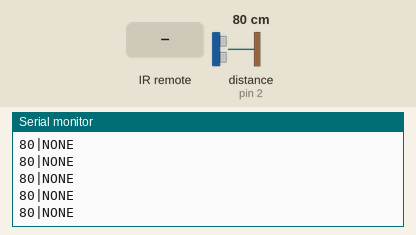
This sketch was run on a simulated Arduino Uno, built with avr-gcc and run on an emulated ATmega328P. Parts: the last lines printed to the serial monitor. Wiring (inferred from the names in the program): ultrasonic range finder: trigger pin 3; echo pin 2. Inputs (shaded band) come from the test bench; at power-on: distance to the obstacle (sensor on pin 2) 80 cm. The echo pulse lasts 58.3 µs per cm.

Above: at 1.2 s.
1.3 s: infrared code 0xFFA25D received
At 1.52 s:
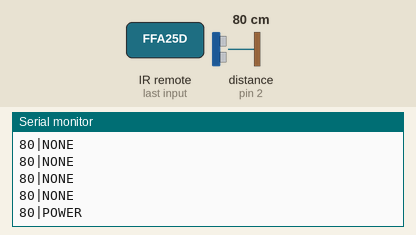
2.9 s: infrared code 0xFFE21D received
At 3.13 s:
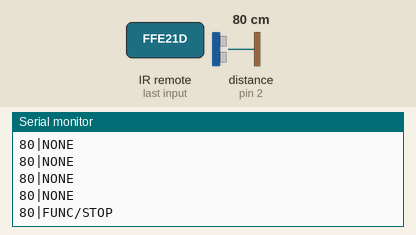
4.5 s: infrared code 0xFF629D received
7.5 s: distance to the obstacle (sensor on pin 2) set to 18 cm
At 7.61 s:
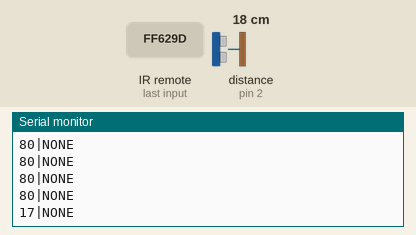
10.5 s: infrared code 0xFF22DD received
At 10.72 s:
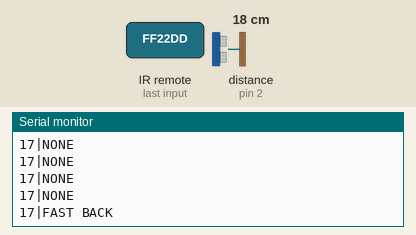
12.1 s: infrared code 0xFF02FD received
At 12.28 s:
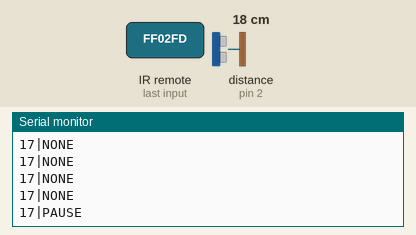

Measured:
- after the input at 1.3 s, the serial monitor: prints a new line after 0.11 s (image 1)
- after the input at 2.9 s, the serial monitor: prints a new line after 0.12 s (image 2)
- after the input at 7.5 s, the serial monitor: prints a new line after 0.11 s (image 3)
- after the input at 10.5 s, the serial monitor: prints a new line after 0.11 s (image 4)
- after the input at 12.1 s, the serial monitor: prints a new line after 0.07 s (image 5)

The sketch:

combined_distanceremote.ino
```cpp
//www.elegoo.com
//2016.12.9

#include "IRremote.h"

/*-----( Global Constants )-----*/
const int receiver = 9;      // Signal Pin of IR receiver to Arduino Digital Pin 11
String results_buffer = "NONE";
char serialData;

/* For Distance */
int trigPin = 3;
int echoPin = 2;
long duration;
long distance_cm;


/*-----( Declare objects )-----*/
IRrecv irrecv(receiver);     // create instance of 'irrecv'
decode_results results;      // create instance of 'decode_results'

/*-----( Function )-----*/
void translateIR() {          // takes action based on IR code received
// describing Remote IR codes

  switch(results.value){
    case 0xFFA25D: results_buffer = "POWER"; break;
    case 0xFFE21D: results_buffer = "FUNC/STOP"; break;
    case 0xFF629D: results_buffer = "VOL+"; break;
    case 0xFF22DD: results_buffer = "FAST BACK";    break;
    case 0xFF02FD: results_buffer = "PAUSE";    break;
    case 0xFFC23D: results_buffer = "FAST FORWARD";   break;
    case 0xFFE01F: results_buffer = "DOWN";    break;
    case 0xFFA857: results_buffer = "VOL-";    break;
    case 0xFF906F: results_buffer = "UP";    break;
    case 0xFF9867: results_buffer = "EQ";    break;
    case 0xFFB04F: results_buffer = "ST/REPT";    break;
    case 0xFF6897: results_buffer = "0";    break;
    case 0xFF30CF: results_buffer = "1";    break;
    case 0xFF18E7: results_buffer = "2";    break;
    case 0xFF7A85: results_buffer = "3";    break;
    case 0xFF10EF: results_buffer = "4";    break;
    case 0xFF38C7: results_buffer = "5";    break;
    case 0xFF5AA5: results_buffer = "6";    break;
    case 0xFF42BD: results_buffer = "7";    break;
    case 0xFF4AB5: results_buffer = "8";    break;
    case 0xFF52AD: results_buffer = "9";    break;
    case 0xFFFFFFFF: results_buffer = " REPEAT";break;

  default:
    results_buffer = " other button   ";

  }// End Case

} //END translateIR

void setup(){   /*----( SETUP: RUNS ONCE )----*/
  Serial.begin(9600);
  Serial.println("IR Receiver Button Decode");
  irrecv.enableIRIn();           // Start the receiver

  /* For Distance */
  pinMode(trigPin, OUTPUT);
  pinMode(echoPin, INPUT);

}/*--(end setup )---*/

void loop(){   /*----( LOOP: RUNS CONSTANTLY )----*/
  if (irrecv.decode(&results))   // have we received an IR signal?
  {
    translateIR();
    irrecv.resume();            // receive the next value
  }
  else{
    digitalWrite(trigPin, LOW);
   digitalWrite(trigPin, HIGH);
   digitalWrite(trigPin, LOW);

   // Get timing (in microseconds) when the echo went high, then stop when it went low
   duration = pulseIn(echoPin, HIGH);

   //Sound travels 34300 cms every 100000 μs (microsecond)
   //That means that it moves 29 cm every 1 μs
   //Divide duration by 29, but then by half (because it's travelling from and to)
   distance_cm = duration / 29 / 2;

   Serial.println(String(distance_cm) + "|" + results_buffer);
   Serial.flush();

    if (results_buffer != "NONE"){
      results_buffer = "NONE";
    }
    delay(100);
  }

}/* --(end main loop )-- */
```
